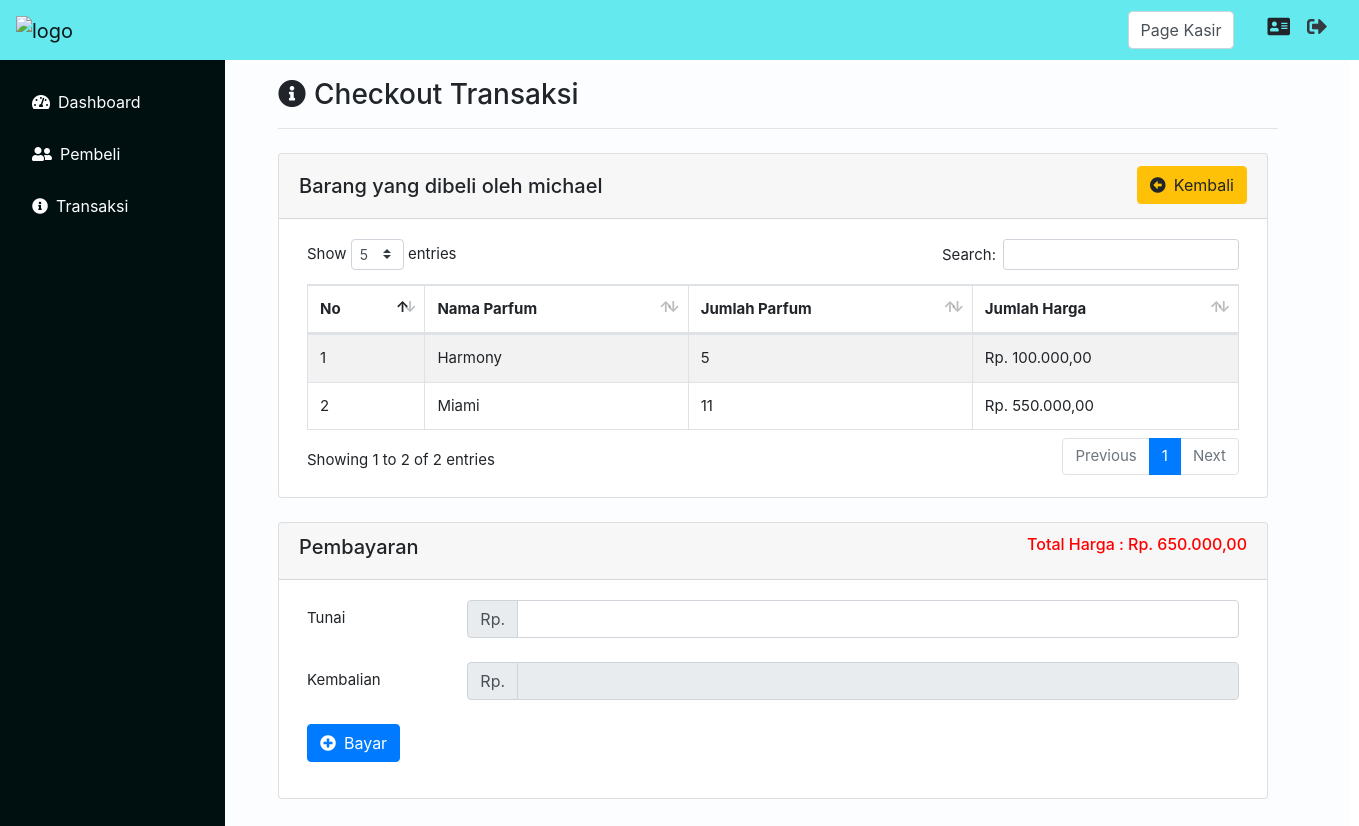
The page /index.php?page=Transaksi&aksi=checkoutTransaksi&idTransaksi=6 (signed in) on the database its author committed.
### tables this page shows
CREATE TABLE `pembeli` (
  `id_pembeli` int(11) NOT NULL,
  `nama_pembeli` varchar(25) NOT NULL,
  `notelp_pembeli` varchar(18) NOT NULL,
  `status_pembeli` int(11) NOT NULL
);

CREATE TABLE `detail_transaksi` (
  `parfum_id` int(11) NOT NULL,
  `transaksi_id` int(11) NOT NULL,
  `jumlah_parfum` int(11) NOT NULL
);

CREATE TABLE `parfum` (
  `id_parfum` int(11) NOT NULL,
  `kategori_id` int(11) NOT NULL,
  `nama_parfum` varchar(20) NOT NULL,
  `expired_parfum` date NOT NULL,
  `harga_parfum` float NOT NULL,
  `stok` int(11) DEFAULT NULL
);

### Controller/TransaksiController.php (called while the page is built, shortened)
<?php
class TransaksiController
{
    private $model, $kategori;
    public function __construct()
    {
        $this->model = new TransaksiModel();
    }
    public function viewCheckout()
    {
        $idTransaksi = $_GET['idTransaksi'];
        $detailTransaksi = $this->model->getDetailTransaksi($idTransaksi);
        $pembeli = $this->model->getNamaPembeli($idTransaksi);
        $total = $this->model->getTotalHarga($idTransaksi);
        extract($detailTransaksi);
        extract($pembeli);
        extract($total);
        require_once("View/Transaksi/checkoutTransaksi.php");
    }
}

### koneksi.php (called while the page is built, shortened)
<?php
function koneksi()
{
    $db_host = "localhost";
    $db_user = "root";
    $db_password = "";
    $db_database = "db_TokoParfum";
    try {
        return new mysqli($db_host, $db_user, $db_password, $db_database);
    } catch (Exception $e) {
        echo "Terjadi Kesalahan koneksi database";
    }
}

### Model/TransaksiModel.php (called while the page is built, shortened)
<?php
class TransaksiModel
{
    public function getDetailTransaksi($idTransaksi)
    {
        $sql = "SELECT detail_transaksi.transaksi_id,parfum.nama_parfum,
        detail_transaksi.jumlah_parfum, detail_transaksi.parfum_id,
        detail_transaksi.jumlah_parfum * parfum.harga_parfum AS jumlah_harga
        FROM detail_transaksi
        JOIN parfum ON detail_transaksi.parfum_id = parfum.id_parfum
        WHERE detail_transaksi.transaksi_id = $idTransaksi";
        $query = koneksi()->query($sql);
        $hasil = [];
        while ($detailTransaksi = $query->fetch_assoc()) {
            $hasil[] = $detailTransaksi;
        }
        return $hasil;
    }
    public function getNamaPembeli($idTransaksi)
    {
        $sql = "SELECT pembeli.nama_pembeli from transaksi
        JOIN pembeli ON transaksi.pembeli_id = pembeli.id_pembeli
        WHERE transaksi.id_transaksi = $idTransaksi";
        $query = koneksi()->query($sql);
        return $query->fetch_assoc();
    }
    public function getTotalHarga($idTransaksi)
    {
        $sql = "SELECT SUM(detail_transaksi.jumlah_parfum * parfum.harga_parfum) AS totalHarga
        FROM detail_transaksi
        JOIN transaksi ON detail_transaksi.transaksi_id = transaksi.id_transaksi
        JOIN parfum ON detail_transaksi.parfum_id = parfum.id_parfum
        WHERE detail_transaksi.transaksi_id = $idTransaksi ";
        $query = koneksi()->query($sql);
        return $query->fetch_assoc();
    }
}

### View/Transaksi/checkoutTransaksi.php (the view, shortened to what this page needs)
<div class="col-md-10 p-5 pt-2">
    <h3><i class="fas fa-info-circle mr-2 mt-3"></i>Checkout Transaksi</h3>
    <hr class="garis">
    <div class="card mt-4">
        <div class="card-header">
            <div class="float-left mt-2">
                <h5>Barang yang dibeli oleh <?= $pembeli['nama_pembeli'] ?></h5>
            </div>
            <a href="index.php?page=Transaksi&aksi=addDetailTransaksi&idTransaksi=<?= $_GET['idTransaksi'] ?>" class="btn btn-warning float-right"><i class="fas fa-arrow-alt-circle-left mr-2"></i>Kembali</a>
        </div>
        <div class="card-body ml-2 mr-2">
            <table id="example" class="table table-striped table-bordered" style="width:100%">
                <thead>
                    <tr>
                        <th scope="col">No</th>
                        <th scope="col">Nama Parfum</th>
                        <th scope="col">Jumlah Parfum</th>
                        <th scope="col">Jumlah Harga</th>
                    </tr>
                </thead>
                <tbody>
                    <?php $no = 1;
                    foreach ($detailTransaksi as $row) : ?>
                        <tr>
                            <td scope="row"><?= $no ?></td>
                            <td><?= ucfirst($row['nama_parfum']) ?></td>
                            <td><?= $row['jumlah_parfum'] ?></td>
                            <td>Rp. <?= number_format($row['jumlah_harga'], 2, ',', '.') ?></td>
                        </tr>
                    <?php $no++;
                    endforeach; ?>
                </tbody>
            </table>
        </div>
    </div>
    <div class="card mt-4">
        <div class="card-header">
            <div class="row">
                <div class="col-md-6">
                    <h5>Pembayaran</h5>
                </div>
                <div class="col-md-6">
                    <h6 class="float-right" style="color: red;">Total Harga : Rp. <?= number_format($total['totalHarga'], 2, ',', '.') ?></h6>
                </div>
            </div>
        </div>
        <div class="card-body ml-2 mr-2">
            <form action="index.php?page=Transaksi&aksi=sudahCheckout&idTransaksi=<?= $_GET['idTransaksi'] ?>" method="POST">
                <div class="form-group row">
                    <label class="col-sm-2 col-form-label">Tunai</label>
                    <div class="col-sm-10">
                        <div class="input-group mb-2">
                            <div class="input-group-prepend">
                                <div class="input-group-text">Rp.</div>
                            </div>
                            <input type="text" id="tunai" class="form-control" name="tunai" required>
                        </div>
                    </div>
                </div>
                <div class="form-group row">
                    <label class="col-sm-2 col-form-label">Kembalian</label>
                    <div class="col-sm-10">
                        <div class="input-group mb-2">
                            <div class="input-group-prepend">
                                <div class="input-group-text">Rp.</div>
                            </div>
                            <input type="text" id="kembalian" class="form-control" name="kembalian" readonly>
                        </div>
                    </div>
                </div>
                <div class="form-group row">
                    <div class="col-sm-10">
                        <button type="submit" class="btn btn-primary"><i class="fas fa-plus-circle mr-2"></i>Bayar</button>
                    </div>
                </div>
            </form>
        </div>
    </div>
</div>

### assets/css/solid.css (style rules this page uses)
.fa, .fas { font-family: 'Font Awesome 5 Free'; font-weight: 900; }

### assets/css/allprogramview.css (style rules this page uses)
.card { width: 990px; }
.garis { width: 1000px; background-color: rgba(240, 248, 255, 0); }

### rows shown on the page
pembeli: nama_pembeli "michael"
detail_transaksi: parfum.nama_parfum "Harmony", jumlah_parfum "5", jumlah_harga "100.000,00"
detail_transaksi: parfum.nama_parfum "Miami", jumlah_parfum "11", jumlah_harga "550.000,00"

### other values the page prints
$_SESSION['jabatan'] "Kasir"
$total['totalHarga'] "650.000,00"
